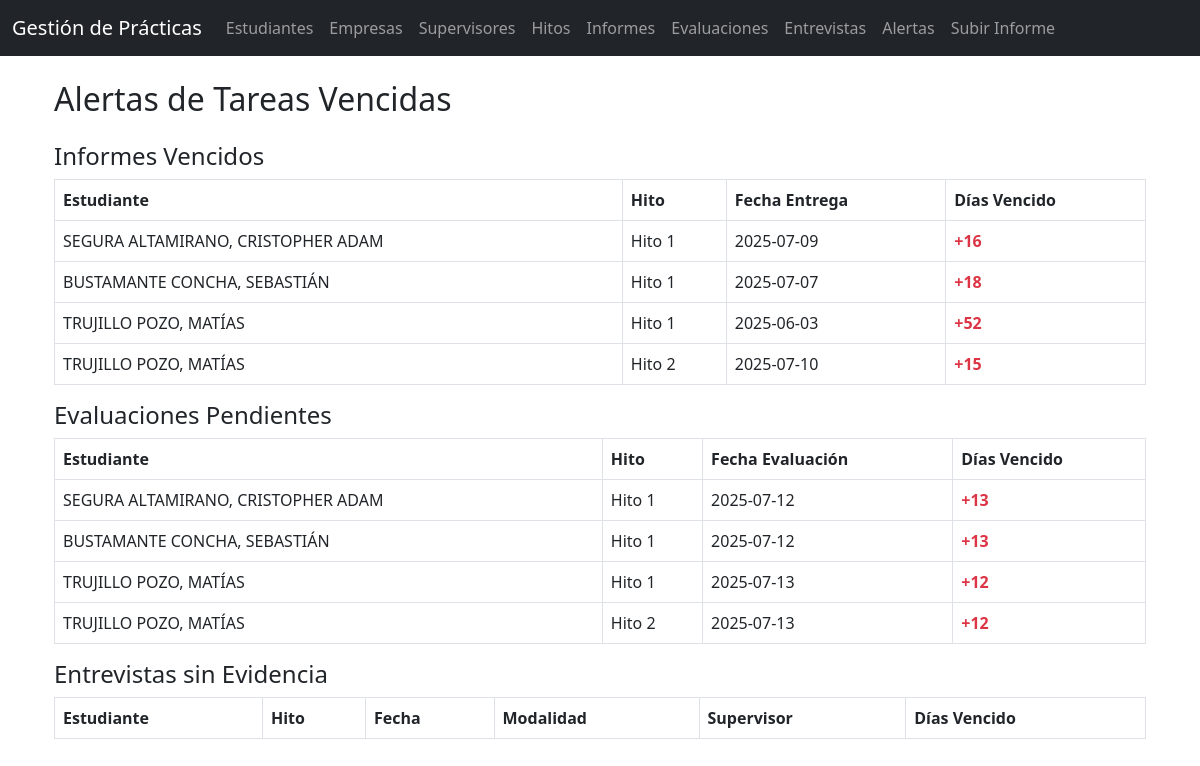
The page /reportes/alertas.php on the database its author committed.
### tables this page shows
CREATE TABLE `informes` (
  `id` int(11) NOT NULL,
  `estudiante_id` int(11) NOT NULL,
  `hito_id` int(11) NOT NULL,
  `fecha_entrega` date DEFAULT NULL,
  `archivo` varchar(200) DEFAULT NULL,
  `comentarios` text DEFAULT NULL,
  `fecha_registro` timestamp NOT NULL DEFAULT current_timestamp()
);

CREATE TABLE `estudiantes` (
  `id` int(11) NOT NULL,
  `rut` varchar(12) NOT NULL,
  `nombre` varchar(100) NOT NULL,
  `email` varchar(100) NOT NULL,
  `carrera` varchar(100) DEFAULT NULL,
  `telefono` varchar(20) DEFAULT NULL,
  `programa` varchar(20) DEFAULT NULL,
  `asignatura` varchar(50) DEFAULT NULL,
  `empresa_id` int(11) DEFAULT NULL,
  `fecha_inicio` date DEFAULT NULL,
  `fecha_fin` date DEFAULT NULL,
  `fecha_registro` timestamp NOT NULL DEFAULT current_timestamp()
);

CREATE TABLE `hitos` (
  `id` int(11) NOT NULL,
  `nombre` varchar(50) NOT NULL,
  `descripcion` text DEFAULT NULL
);

CREATE TABLE `evaluaciones` (
  `id` int(11) NOT NULL,
  `estudiante_id` int(11) NOT NULL,
  `hito_id` int(11) DEFAULT NULL,
  `supervisor` text DEFAULT NULL,
  `nota` decimal(4,2) DEFAULT NULL,
  `observaciones` text DEFAULT NULL,
  `archivo` varchar(255) DEFAULT NULL,
  `fecha_evaluacion` date DEFAULT NULL,
  `fecha_registro` timestamp NOT NULL DEFAULT current_timestamp()
);

### reportes/alertas.php (the view, shortened to what this page needs)
<?php
include('../includes/db.php');
include('../includes/header.php');
$informes = $pdo->query("SELECT i.id, e.nombre AS estudiante, h.nombre AS hito, i.fecha_entrega,
    DATEDIFF(CURDATE(), i.fecha_entrega) AS dias_vencido
    FROM informes i
    JOIN estudiantes e ON i.estudiante_id = e.id
    JOIN hitos h ON i.hito_id = h.id
    WHERE i.fecha_entrega < CURDATE()")->fetchAll();
$evaluaciones = $pdo->query("SELECT ev.id, e.nombre AS estudiante, h.nombre AS hito, ev.fecha_evaluacion,
    DATEDIFF(CURDATE(), ev.fecha_evaluacion) AS dias_vencido
    FROM evaluaciones ev
    JOIN estudiantes e ON ev.estudiante_id = e.id
    JOIN hitos h ON ev.hito_id = h.id
    WHERE ev.fecha_evaluacion < CURDATE()
    AND (ev.nota IS NULL OR ev.archivo IS NULL)")->fetchAll();
?>
<div class="container mt-4">
  <h2 class="mb-4">Alertas de Tareas Vencidas</h2>
  <h4>Informes Vencidos</h4>
  <table class="table table-bordered">
    <thead><tr><th>Estudiante</th><th>Hito</th><th>Fecha Entrega</th><th>Días Vencido</th></tr></thead>
    <tbody>
      <?php foreach ($informes as $i): ?>
        <tr>
          <td><?= $i['estudiante'] ?></td>
          <td><?= $i['hito'] ?></td>
          <td><?= $i['fecha_entrega'] ?></td>
          <td class="text-danger fw-bold">+<?= $i['dias_vencido'] ?></td>
        </tr>
      <?php endforeach; ?>
    </tbody>
  </table>
  <h4>Evaluaciones Pendientes</h4>
  <table class="table table-bordered">
    <thead><tr><th>Estudiante</th><th>Hito</th><th>Fecha Evaluación</th><th>Días Vencido</th></tr></thead>
    <tbody>
      <?php foreach ($evaluaciones as $e): ?>
        <tr>
          <td><?= $e['estudiante'] ?></td>
          <td><?= $e['hito'] ?></td>
          <td><?= $e['fecha_evaluacion'] ?></td>
          <td class="text-danger fw-bold">+<?= $e['dias_vencido'] ?></td>
        </tr>
      <?php endforeach; ?>
    </tbody>
  </table>
  <h4>Entrevistas sin Evidencia</h4>
  <table class="table table-bordered">
    <thead><tr><th>Estudiante</th><th>Hito</th><th>Fecha</th><th>Modalidad</th><th>Supervisor</th><th>Días Vencido</th></tr></thead>
  </table>
</div>
<?php include('../includes/footer.php'); ?>

### rows shown on the page
informes: estudiante.nombre "SEGURA ALTAMIRANO, CRISTOPHER ADAM", hito.nombre "Hito 1", fecha_entrega "2025-07-09", dias_vencido "16"
informes: estudiante.nombre "BUSTAMANTE CONCHA, SEBASTIÁN", hito.nombre "Hito 1", fecha_entrega "2025-07-07", dias_vencido "18"
informes: estudiante.nombre "TRUJILLO POZO, MATÍAS", hito.nombre "Hito 1", fecha_entrega "2025-06-03", dias_vencido "52"
informes: estudiante.nombre "TRUJILLO POZO, MATÍAS", hito.nombre "Hito 2", fecha_entrega "2025-07-10", dias_vencido "15"
evaluaciones: estudiante.nombre "SEGURA ALTAMIRANO, CRISTOPHER ADAM", hito.nombre "Hito 1", fecha_evaluacion "2025-07-12", dias_vencido "13"
evaluaciones: estudiante.nombre "BUSTAMANTE CONCHA, SEBASTIÁN", hito.nombre "Hito 1", fecha_evaluacion "2025-07-12", dias_vencido "13"
evaluaciones: estudiante.nombre "TRUJILLO POZO, MATÍAS", hito.nombre "Hito 1", fecha_evaluacion "2025-07-13", dias_vencido "12"
evaluaciones: estudiante.nombre "TRUJILLO POZO, MATÍAS", hito.nombre "Hito 2", fecha_evaluacion "2025-07-13", dias_vencido "12"
